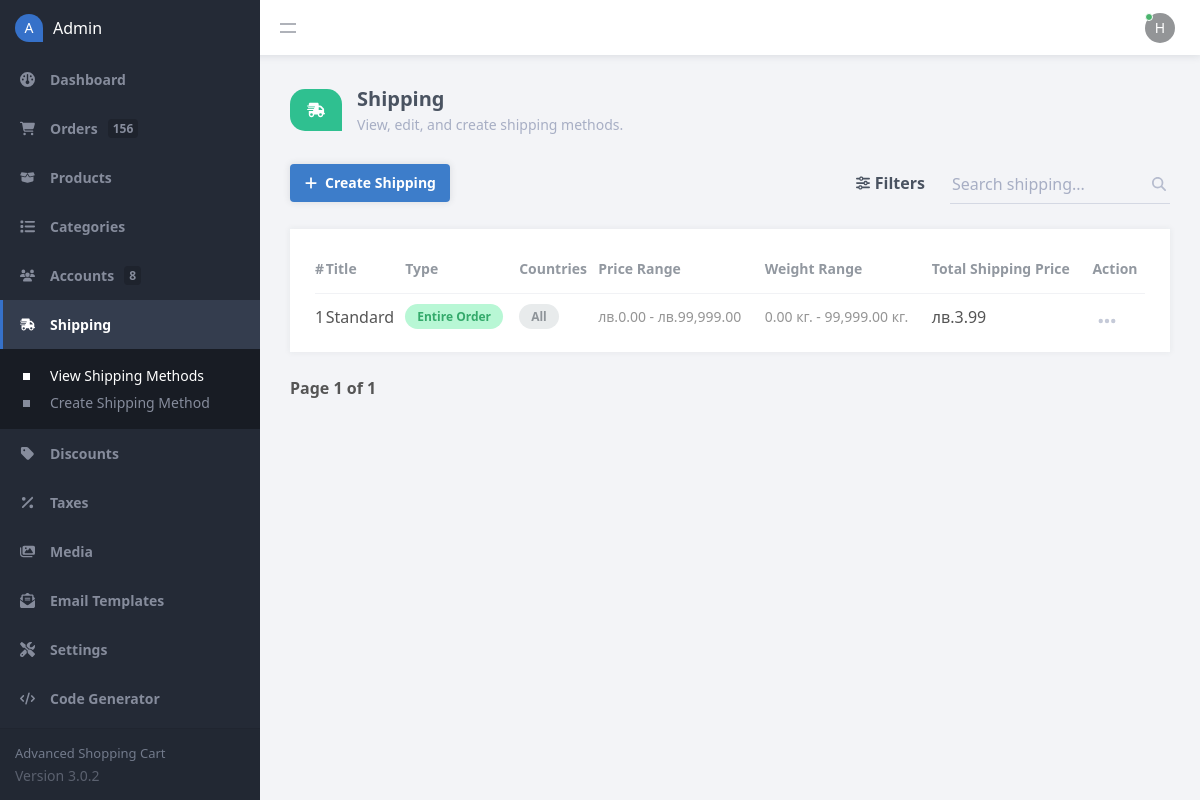
The page /admin/index.php?page=shipping (signed in) on the database its author committed.
### tables this page shows
CREATE TABLE `shipping` (
  `id` int(11) NOT NULL,
  `title` varchar(255) NOT NULL,
  `shipping_type` enum('Single Product','Entire Order') NOT NULL DEFAULT 'Single Product',
  `countries` varchar(255) NOT NULL DEFAULT '',
  `price_from` decimal(7,2) NOT NULL,
  `price_to` decimal(7,2) NOT NULL,
  `price` decimal(7,2) NOT NULL,
  `weight_from` decimal(7,2) NOT NULL DEFAULT 0.00,
  `weight_to` decimal(7,2) NOT NULL DEFAULT 0.00
);

### admin/index.php (called while the page is built, shortened)
<?php
include '../functions.php';
$pdo = pdo_connect_mysql();
$page = isset($_GET['page']) && file_exists($_GET['page'] . '.php') ? $_GET['page'] : 'dashboard';
$accounts_total = $pdo->query('SELECT COUNT(*) AS total FROM accounts')->fetchColumn();
$orders_total = $pdo->query('SELECT COUNT(*) AS total FROM transactions')->fetchColumn();
include $page . '.php';
?>

### admin/shipping.php (the view, shortened to what this page needs)
<?php
$pagination_page = isset($_GET['pagination_page']) ? $_GET['pagination_page'] : 1;
$search = isset($_GET['search_query']) ? $_GET['search_query'] : '';
$type = isset($_GET['type']) ? $_GET['type'] : '';
$country = isset($_GET['country']) ? $_GET['country'] : '';
$order = isset($_GET['order']) && $_GET['order'] == 'DESC' ? 'DESC' : 'ASC';
$order_by_whitelist = ['id','title','shipping_type','countries','price_from','price_to','weight_from','weight_to','price'];
$order_by = isset($_GET['order_by']) && in_array($_GET['order_by'], $order_by_whitelist) ? $_GET['order_by'] : 'id';
$results_per_pagination_page = 20;
$param1 = ($pagination_page - 1) * $results_per_pagination_page;
$param2 = $results_per_pagination_page;
$where = '';
$where .= $search ? 'WHERE (s.title LIKE :search OR s.countries LIKE :search OR s.price LIKE :search) ' : '';
$stmt = $pdo->prepare('SELECT COUNT(*) AS total FROM shipping s ' . $where);
$stmt->execute();
$total_shipping = $stmt->fetchColumn();
$stmt = $pdo->prepare('SELECT * FROM shipping s ' . $where . ' ORDER BY ' . $order_by . ' ' . $order . ' LIMIT :start_results,:num_results');
$stmt->bindParam('start_results', $param1, PDO::PARAM_INT);
$stmt->bindParam('num_results', $param2, PDO::PARAM_INT);
$stmt->execute();
$shipping = $stmt->fetchAll(PDO::FETCH_ASSOC);
$url = 'index.php?page=shipping&search_query=' . $search . '&type=' . $type . '&country=' . $country;
?>
<?=template_admin_header('Shipping', 'shipping', 'view')?>
<div class="content-title">
    <div class="title">
        <div class="icon">
        </div>
        <div class="txt">
            <h2>Shipping</h2>
            <p>View, edit, and create shipping methods.</p>
        </div>
    </div>
</div>
<div class="content-header responsive-flex-column pad-top-5">
    <a href="index.php?page=shipping_process" class="btn">
        Create Shipping
    </a>
    <form action="" method="get">
        <div class="filters">
            <a href="#">
                Filters
            </a>
        </div>
        <div class="search">
            <label for="search_query">
                <input id="search_query" type="text" name="search_query" placeholder="Search shipping..." value="<?=htmlspecialchars($search, ENT_QUOTES)?>" class="responsive-width-100">
            </label>
        </div>
    </form>
</div>
<div class="content-block">
    <div class="table">
        <table>
            <thead>
                <tr>
                    <td><a href="<?=$url . '&order=' . ($order=='ASC'?'DESC':'ASC') . '&order_by=id'?>">#<?=$order_by=='id' ? $table_icons[strtolower($order)] : ''?></a></td>
                    <td><a href="<?=$url . '&order=' . ($order=='ASC'?'DESC':'ASC') . '&order_by=title'?>">Title<?=$order_by=='title' ? $table_icons[strtolower($order)] : ''?></a></td>
                    <td class="responsive-hidden"><a href="<?=$url . '&order=' . ($order=='ASC'?'DESC':'ASC') . '&order_by=shipping_type'?>">Type<?=$order_by=='shipping_type' ? $table_icons[strtolower($order)] : ''?></td>
                    <td class="responsive-hidden"><a href="<?=$url . '&order=' . ($order=='ASC'?'DESC':'ASC') . '&order_by=countries'?>">Countries<?=$order_by=='countries' ? $table_icons[strtolower($order)] : ''?></td>
                    <td class="responsive-hidden"><a href="<?=$url . '&order=' . ($order=='ASC'?'DESC':'ASC') . '&order_by=price_from'?>">Price Range<?=$order_by=='price_from' ? $table_icons[strtolower($order)] : ''?></td>
                    <td class="responsive-hidden"><a href="<?=$url . '&order=' . ($order=='ASC'?'DESC':'ASC') . '&order_by=weight_from'?>">Weight Range<?=$order_by=='weight_from' ? $table_icons[strtolower($order)] : ''?></td>
                    <td class="responsive-hidden"><a href="<?=$url . '&order=' . ($order=='ASC'?'DESC':'ASC') . '&order_by=price'?>">Total Shipping Price<?=$order_by=='price' ? $table_icons[strtolower($order)] : ''?></td>
                    <td class="align-center">Action</td>
                </tr>
            </thead>
            <tbody>
                <?php foreach ($shipping as $s): ?>
                <tr>
                    <td><?=$s['id']?></td>
                    <td><?=$s['title']?></td>
                    <td class="responsive-hidden"><span class="<?=$s['shipping_type']=='Entire Order'?'green':'orange'?>"><?=$s['shipping_type']?></span></td>
                    <td class="responsive-hidden" style="max-width:300px">
                    <?php
                    if (empty($s['countries'])) {
                        echo '<span class="grey">All</span>';
                    } else {
                        $countries = explode(',', $s['countries']);
                        foreach ($countries as $c) {
                            echo '<span class="grey mar-right-1 mar-bot-1">' . $c . '</span>';
                        }
                    }
                    ?>
                    </td>
                    <td class="responsive-hidden alt"><?=currency_code?><?=number_format($s['price_from'], 2)?> - <?=currency_code?><?=number_format($s['price_to'], 2)?></td>
                    <td class="responsive-hidden alt"><?=number_format($s['weight_from'], 2)?> <?=weight_unit?> - <?=number_format($s['weight_to'], 2)?> <?=weight_unit?></td>
                    <td><?=currency_code?><?=number_format($s['price'], 2)?></td>
                    <td class="actions">
                        <div class="table-dropdown">
                        </div>
                    </td>
                </tr>
                <?php endforeach; ?>
            </tbody>
        </table>
    </div>
</div>
<div class="pagination">
    <span>Page <?=$pagination_page?> of <?=ceil($total_shipping / $results_per_pagination_page) == 0 ? 1 : ceil($total_shipping / $results_per_pagination_page)?></span>
</div>
<?=template_admin_footer()?>

### rows shown on the page
shipping: id "1", title "Standard", shipping_type "Entire Order", countries "All", price_from "0.00", price_to "99,999.00", weight_from "0.00", weight_to "99,999.00", price "3.99"

### other values the page prints
$orders_total "156"
$accounts_total "8"
substr($_SESSION['account_name'], 0, 1) "H"
$pagination_page "1"
ceil($total_shipping / $results_per_pagination_page) "1"
